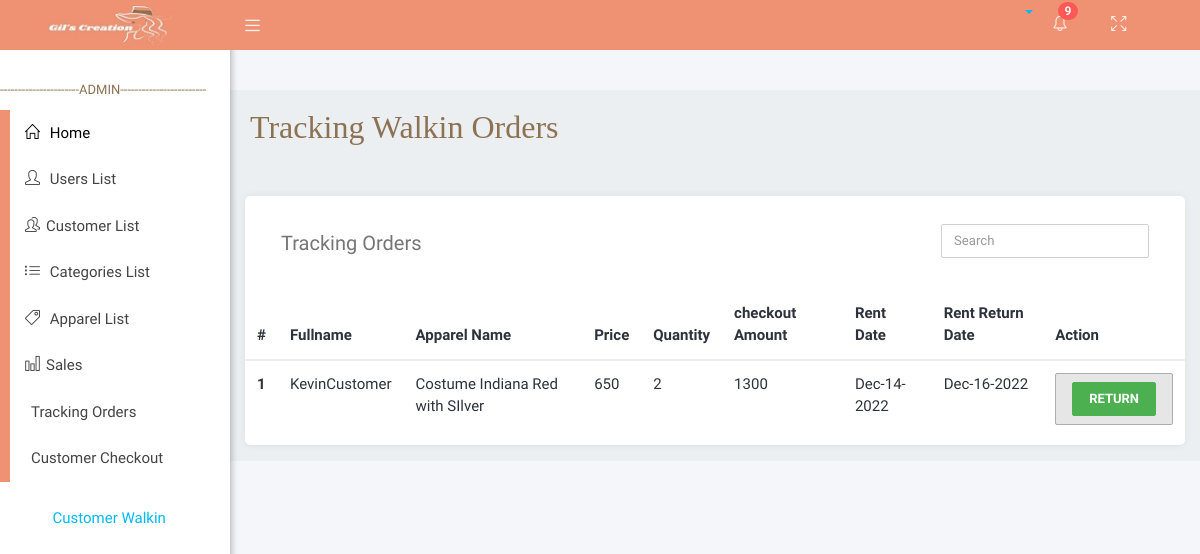
The app's page /adminViews/tracking_walkin.php, older data.
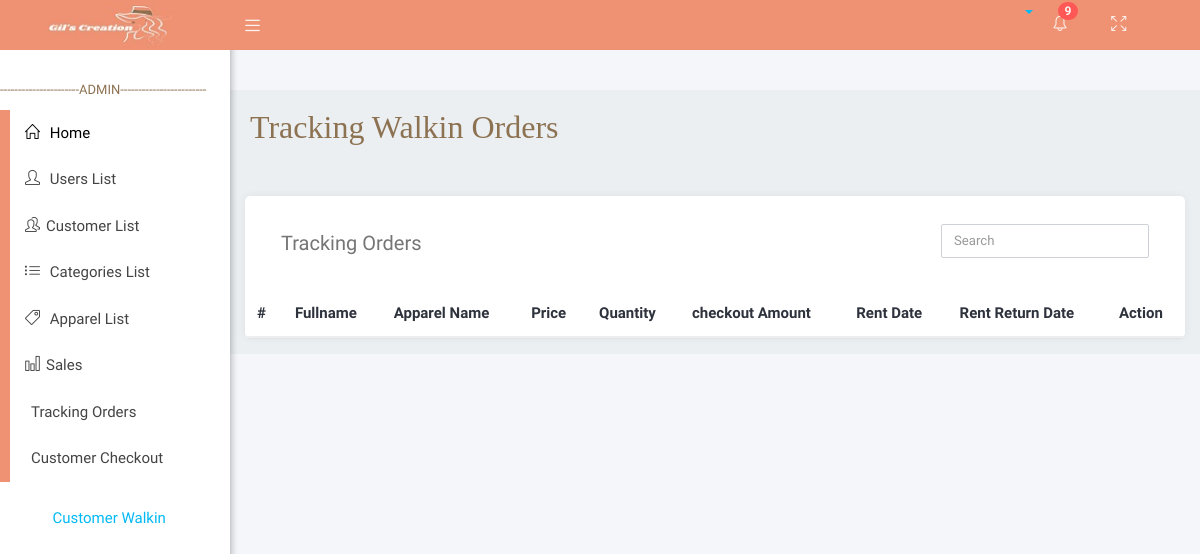
The same page, newer data.
### tables this page shows
CREATE TABLE `tracking_orders_customer_walkin_checkout` (
  `tocw_id` int(11) NOT NULL,
  `tocw_checkout_id` int(11) NOT NULL,
  `tocw_status` int(11) NOT NULL
);

CREATE TABLE `customer_walkin` (
  `cw_id` int(11) NOT NULL,
  `customer_fname` varchar(255) NOT NULL,
  `customer_lname` varchar(255) NOT NULL,
  `customer_address` varchar(255) NOT NULL,
  `customer_product_id` int(11) NOT NULL,
  `customer_quantity` int(11) NOT NULL,
  `checkout_status` int(11) NOT NULL DEFAULT 0
);

CREATE TABLE `products` (
  `product_id` int(11) NOT NULL,
  `image` varchar(50) NOT NULL,
  `name` varchar(255) NOT NULL,
  `price` int(11) NOT NULL,
  `variation` varchar(255) NOT NULL,
  `stocks` int(11) NOT NULL,
  `category_id` int(11) NOT NULL,
  `description` varchar(255) NOT NULL
);

CREATE TABLE `customer_walkin_checkout` (
  `cwc_id` int(11) NOT NULL,
  `cwc_customer_id` int(11) NOT NULL,
  `total_checkout_amount` float DEFAULT NULL,
  `checkout_payment` float NOT NULL,
  `checkout_Date` varchar(50) DEFAULT NULL,
  `checkout_rent_date` varchar(50) NOT NULL,
  `checkout_rent_return_date` varchar(50) NOT NULL
);

### APIFUNCTION/DBCRUD.php (called while the page is built, shortened)
<?php
    class DBCRUD{
        private $servername='localhost';
        private $username='root';
        private $password='';
        private $dbname='brms';
        private $mysqli='';
        public function __construct(){
            $this->mysqli = new mysqli($this->servername,$this->username,$this->password,$this->dbname);
        }
        public function select213(){
            $sql = "SELECT * FROM `tracking_orders_customer_walkin_checkout` LEFT JOIN customer_walkin_checkout ON customer_walkin_checkout.cwc_customer_id = tracking_orders_customer_walkin_checkout.tocw_checkout_id LEFT JOIN customer_walkin ON customer_walkin.cw_id = customer_walkin_checkout.cwc_customer_id LEFT JOIN products ON products.product_id = customer_walkin.customer_product_id";
            $this->sql = $result = $this->mysqli->query($sql);
        }
    }
?>

### adminViews/tracking_walkin.php (shortened to what this page needs)
<?php include('layouts/head.php'); ?>
   <div class="wrapper">
      <?php include('layouts/navbar.php'); ?>
      <?php include('layouts/sidebar.php'); ?>
      <div class="content-wrapper">
         <div class="container-fluid">
            <div class="row">
               <div class="main-header">
               <h2  style=" font-family:poppins; color:#8d7252;">Tracking Walkin Orders</h2><br>
               </div>
            </div>
            <div class="card">
        <div class="card-header">
            <nav class="navbar navbar-light bg-light justify-content-between">
                <a class="navbar-brand">Tracking Orders</a>
                <div class="form-inline" style="float:right;">
                    <input class="form-control mr-sm-2" type="search" id="searchData" placeholder="Search" aria-label="Search">
                </div>
            </nav>
        </div>
        <div class="card-body">
        <table class="table">
                <thead class="thead-light">
                    <tr>
                    <th scope="col">#</th>
                    <th scope="col">Fullname</th>
                    <th scope="col">Apparel Name</th>
                    <th scope="col">Price</th>
                    <th scope="col">Quantity</th>
                    <th scope="col">checkout Amount</th>
                    <th scope="col">Rent Date</th>
                    <th scope="col">Rent Return Date</th>
                    <th scope="col">Action</th>
                    </tr>
                </thead>
                <tbody id="table-main">
                <?php
                    include('../APIFUNCTION/DBCRUD.php');
                    $newDBCRUD = new DBCRUD();
                    $newDBCRUD->select213();
                    $productsLists = $newDBCRUD->sql;
                    $index = 1;
                    while ($data = mysqli_fetch_assoc($productsLists)){
                ?>
                  <tr>
                    <th scope="row"><?php echo $index; ?></th>
                    <td><?php echo $data["customer_fname"]."".$data["customer_lname"] ?></td>
                    <td><?php echo $data["name"]; ?></td>
                    <td><?php echo $data["price"]; ?></td>
                    <td><?php echo $data["customer_quantity"]; ?></td>
                    <td><?php echo $data["total_checkout_amount"]; ?></td>
                    <td><?php echo date('M-d-Y', strtotime($data["checkout_rent_date"])); ?></td>
                    <td><?php echo date('M-d-Y', strtotime($data["checkout_rent_return_date"])); ?></td>
                    <td>
                    <div class="btn-group btn-group-toggle" data-toggle="buttons">
                      <label class="btn btn-secondary active">
                      <button type="button" class="btn btn-success" onclick="showformreturn(<?php echo $data['tocw_id']; ?>);">Return</button>
                      </label>
                    </div>
                    </td>
                    </tr>
                    <?php $index++; }?>
                </tbody>
            </table>
        </div>
         </div>
      </div>
   </div>
                    </div>
<?php include('layouts/footer.php');?>

Row changes from the older to the newer data that the page shows:
removed tracking_orders_customer_walkin_checkout: customer_walkin.customer_fname "Kevin", customer_walkin.customer_lname "Customer", products.name "Costume Indiana Red with SIlver", products.price "650", customer_walkin.customer_quantity "2", customer_walkin_checkout.total_checkout_amount "1300", customer_walkin_checkout.checkout_rent_date "Dec-14-2022", customer_walkin_checkout.checkout_rent_return_date "Dec-16-2022"
